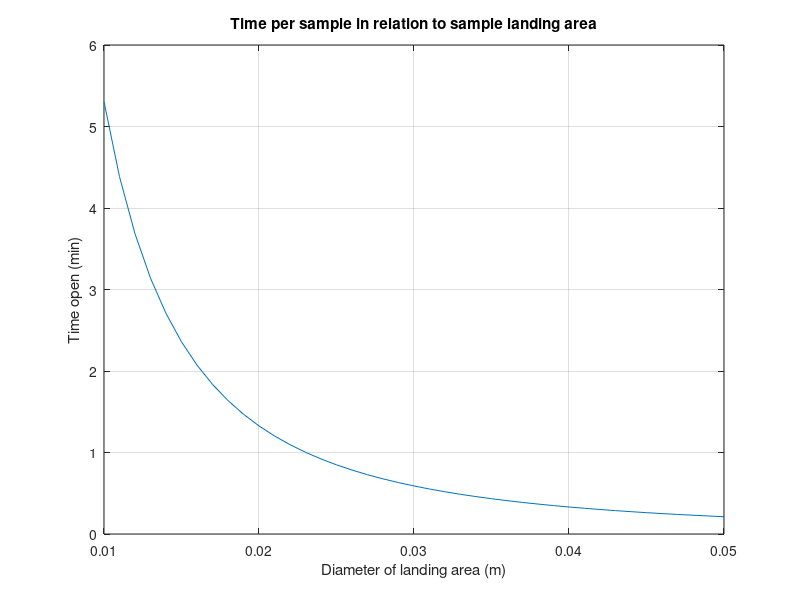

Source code (MATLAB):
clc,clear,close all

mass_needed = 0.5e-6;       % kg
speed = 5;                  % m/s
opening = 0.01:0.001:0.05;  % m
density = 4e-6;             % kg/m^3

area = pi*(opening./2).^2;  % m^2

flow_rate = speed*area;     % m^3/s

time_open = mass_needed./(density*flow_rate); % s

plot(opening,time_open/60)
title('Time per sample in relation to sample landing area')
ylabel('Time open (min)')
xlabel('Diameter of landing area (m)')
grid on







